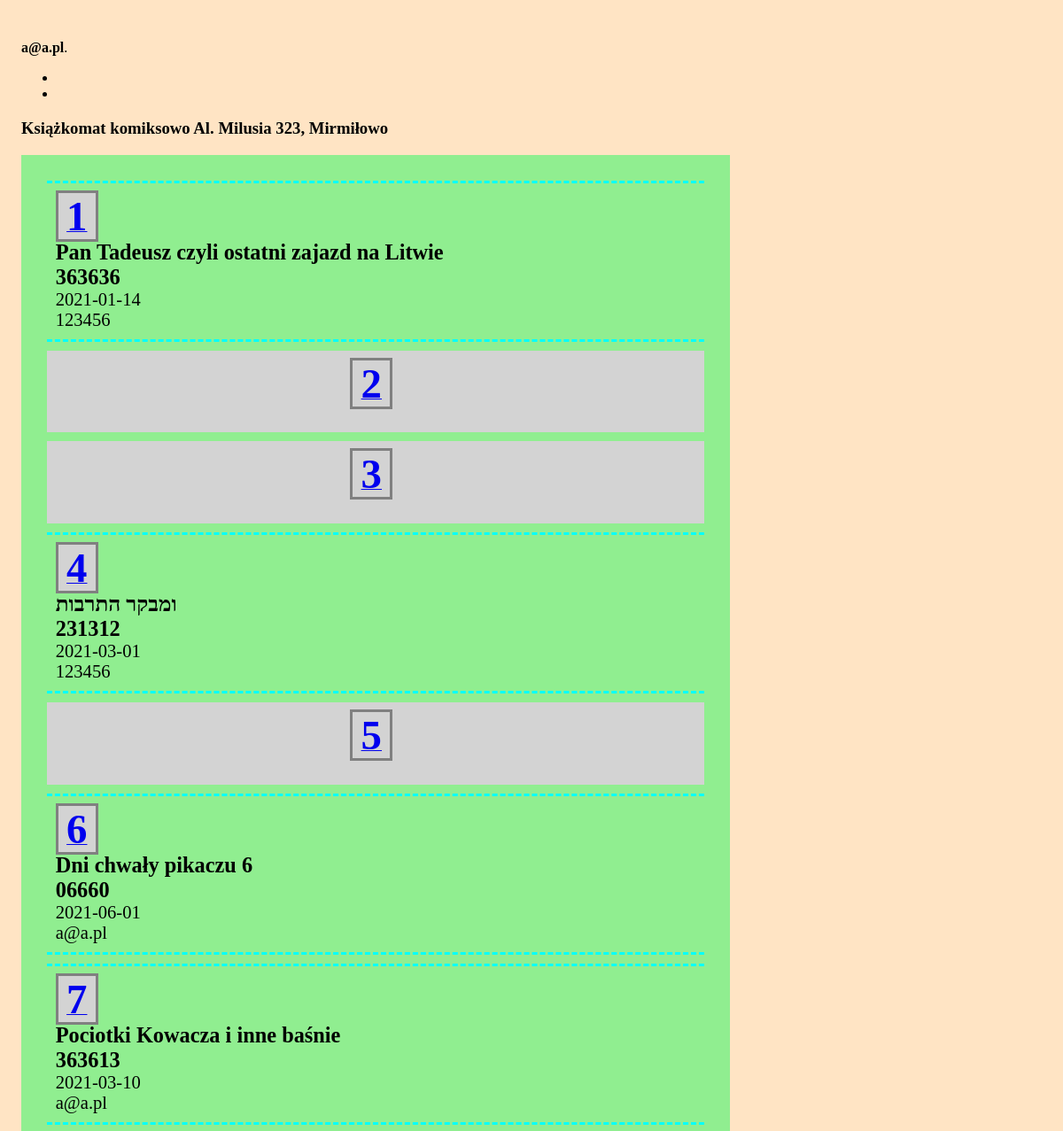
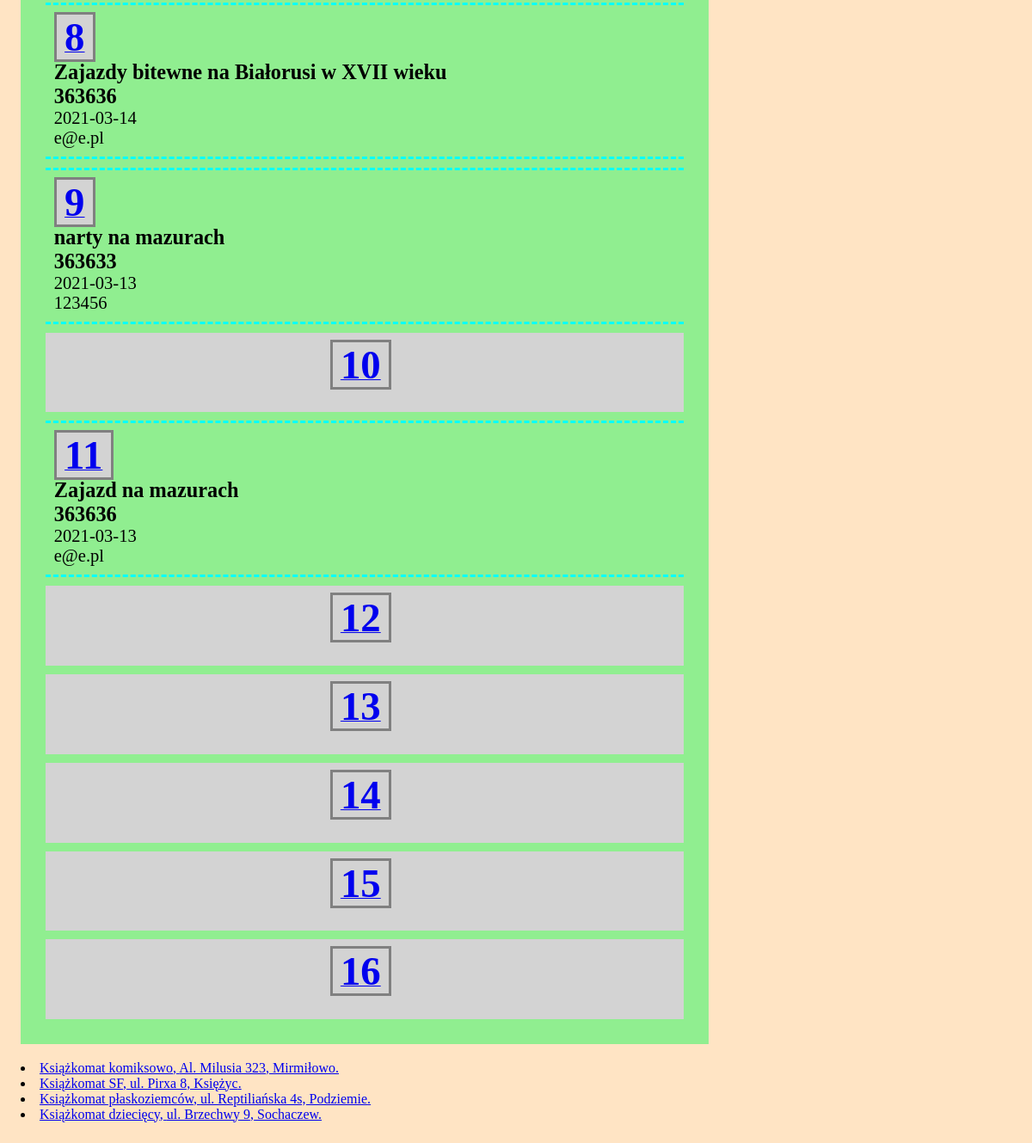
The page /machine.php?id=12 (signed in) on the database its author committed (2 pictures, top to bottom).
### tables this page shows
CREATE TABLE "unit" (
    "unit_id" INTEGER PRIMARY KEY AUTOINCREMENT NOT NULL,
    "unit_name" TEXT,
    "unit_address" TEXT,
    "number_columns" INTEGER,
    "number_box" INTEGER
);

CREATE TABLE "user" (
    "id" INTEGER PRIMARY KEY AUTOINCREMENT NOT NULL,
    "date_insertion" DATETIME,
    "title" TEXT,
    "access_code" TEXT,
    "user_id" INTEGER,
    "box_nr" INTEGER,
    "unit_id" INTEGER
);

### machine.php (the view, shortened to what this page needs)
<?php
require 'config.php';
$db = new MyDB($dbfile);
$selected_unit = filter_input(INPUT_GET, 'id', FILTER_VALIDATE_INT);
$stm = $db->query("SELECT unit_id, unit_name, unit_address, number_box FROM unit");
while ($row = $stm->fetchArray(1)) {
    $unit_id = $row['unit_id'];
    $unit_name = $row['unit_name'];
    $unit_address = $row['unit_address'];
    $unit = "<li><a href=\"?id=$unit_id\">$unit_name, $unit_address.</a></li>";
    $all_units .= $unit;
}
function selected_machine($db, $selected_unit, $info)
{
    $unit_name = "";
    $unit_address = "";
    $number_box = "";
    $stm = $db->prepare("SELECT * from unit where unit_id = :unit_id");
    $stm->bindValue(':unit_id', $selected_unit);
    $score = $stm->execute();
    while ($row = $score->fetchArray(1)) {
        $unit_name = $row['unit_name'];
        $unit_address = $row['unit_address'];
        $number_columns = $row['number_columns'];
        $number_box = $row['number_box'];
    };
    $numbox = 1;
    $k = 1;
    $r = 0;
    $drawing_start = "\n<div  class=\"edycja\">\n";
    $drawing_body = "";
    while ($numbox <= $number_box) {
            $stm = $db->prepare("SELECT unit_name, unit_address from unit where unit_id = :unit_id");
            $stm->bindValue(':unit_id', $selected_unit);
            $score = $stm->execute();
            while ($row = $score->fetchArray(1)) {
                $unit_name = $row['unit_name'];
                $unit_address = $row['unit_address'];
            };
        $score_box = $db->query("SELECT * from user where box_nr = $numbox and unit_id = $selected_unit");
        $date_insertion = "";
        $title = "";
        $access_code = "";
        $user_id = "";
        while ($row_box = $score_box->fetchArray(1)) {
            $date_insertion = $row_box['date_insertion'];
            $title = $row_box['title'];
            $access_code = $row_box['access_code'];
            $user_id = $row_box['user_id'];
        };
        $box_full = "";
        if (strlen($date_insertion) > 1) {
            $single_box = "<div class=\"machine-box pelna  \">
        <div class=\"\"><a href=\"edit-box.php?box=$numbox&id=$selected_unit\"><span class=\"box-number\">$numbox</span></a>
        $box_full</div><a href=\"edit-box.php?box=$numbox&id=$selected_unit\" class=\"decoration-none\">
        <div>" . $info['book_title'] . " <span class=\"main-data\">$title</span>
        </div>
        <div>" . $info['lockbox_code'] . " <span class=\"main-data\">$access_code</span></div>
        <div>" . $info['date_emptying'] . " <span class=\"highlighted-description\">$date_insertion</span></div>
        <div>" . $info['reader_id'] . " <span class=\"highlighted-description\">$user_id</span></div>
        </a>\n</div>";
        } else {
            $single_box = "<div class=\"grid-item pusta\">
        <div class=\"\"><a href=\"edit-box.php?box=$numbox&id=$selected_unit\"><span class=\"box-number\">$numbox</span></a>
        $box_full<p class=\"alert\"><a href=\"edit-box.php?box=$numbox&id=$selected_unit\">" . $info['box_empty'] . "</a></p>
        </div>\n</div>";
        }
        $drawing_body = $drawing_body . " $single_box  ";
        if ($k < $number_columns) {
            $k++;
            $r++;
        } else {
            $k = 1;
            $drawing_body = $drawing_body . "";
        }
        $numbox++;
    }
    $drawing_stop = "</div>\n";
    $drawing_selected_machine = $drawing_start . $drawing_body . $drawing_stop;
    $unit_info = array($drawing_selected_machine, $unit_name, $unit_address);
    return $unit_info;
}
$unit_info = selected_machine($db, $selected_unit, $info);
$select_machine = $unit_info[1] . " " . $unit_info[2];
$all_units_after = "";
if (is_int($selected_unit)) {
    $unit_template = $unit_info[0];
    $all_units_after = $all_units;
} else {
    $select_machine = $info['select_machine'];
    $unit_template = "";
    $select_machine_after = "";
}
echo $page_head . "\n\t\t<title>" . $info['machine_title']; ?></title>
</head>
<body>
    <?php
    if (isset($_SESSION["name"])) {
    ?>
        <header class="page-header">
            <?php echo $info['admin_login_info'] . " <b>" . $_SESSION['name']; ?></b>.<br>
        </header>
        <nav>
            <ul>
                <li><?php echo $info['admin_logout']; ?></li>
                <li><?php echo $info['admin_page']; ?></li>
            </ul>
        </nav>
        <main role="main">
            <section>
                <h3 class=""><?php echo $select_machine; ?></h3>
            </section>
            <section>
                <h3 class=""><?php echo $unit_template;  ?></h3>
                <?php echo $all_units_after; ?>
            </section>
        </main>
    <?php
    } else {
        echo '<header class="page-header">
        <h1>' . $info["machine_message"] . '</h1>
        <h2><a href="login.php">' . $info["login_first"] . '</a></h2>
    </header>';
    }
    ?>
</body>
</html>

### style.css (style rules this page uses)
.grid-item { padding: 10px; margin: 10px; text-align: center; }
.pelna { background: lightgreen; color: black; }
.pusta { background: lightgray; color: black; }
.main-data { font-weight: bold; font-size: 1.3em; }
.highlighted-description { font-weight: normal; font-size: 1.1em; color: #000; }
.box-number { font-size: 2.5em; font-weight: bold; border-color: gray; background-color: lightgray; border-style: solid; margin-right: .2em; padding-left: 0.2em; padding-right: .2em; }
.machine-box { padding: 10px; margin: 10px; border-bottom: aqua; border-top: aqua; border-top-style: dashed; border-bottom-style: dashed; }
.decoration-none { text-decoration: none; color: black; }
.edycja { background: lightgreen; color: black; padding: 1em; margin-bottom: 1em; }
body { padding: 1em; background-color: bisque; max-width: 800px; }

### rows shown on the page
unit: select_machine "Książkomat komiksowo Al. Milusia 323, Mirmiłowo", unit_name "Książkomat komiksowo", unit_address "Al. Milusia 323, Mirmiłowo"
user: title "Pan Tadeusz czyli ostatni zajazd na Litwie", access_code "363636", date_insertion "2021-01-14", user "123456"
user: title "ומבקר התרבות", access_code "231312", date_insertion "2021-03-01", user "123456"
user: title "Dni chwały pikaczu 6", access_code "06660", date_insertion "2021-06-01", user "a@a.pl"
user: title "Pociotki Kowacza i inne baśnie", access_code "363613", date_insertion "2021-03-10", user "a@a.pl"
user: title "Zajazdy bitewne na Białorusi w XVII wieku", access_code "363636", date_insertion "2021-03-14", user "e@e.pl"
user: title "narty na mazurach", access_code "363633", date_insertion "2021-03-13", user "123456"
user: title "Zajazd na mazurach", access_code "363636", date_insertion "2021-03-13", user "e@e.pl"
unit: unit_name "Książkomat SF", unit_address "ul. Pirxa 8, Księżyc"
unit: unit_name "Książkomat płaskoziemców", unit_address "ul. Reptiliańska 4s, Podziemie"
unit: unit_name "Książkomat dziecięcy", unit_address "ul. Brzechwy 9, Sochaczew"

### other values the page prints
$_SESSION['name'] "a@a.pl"
